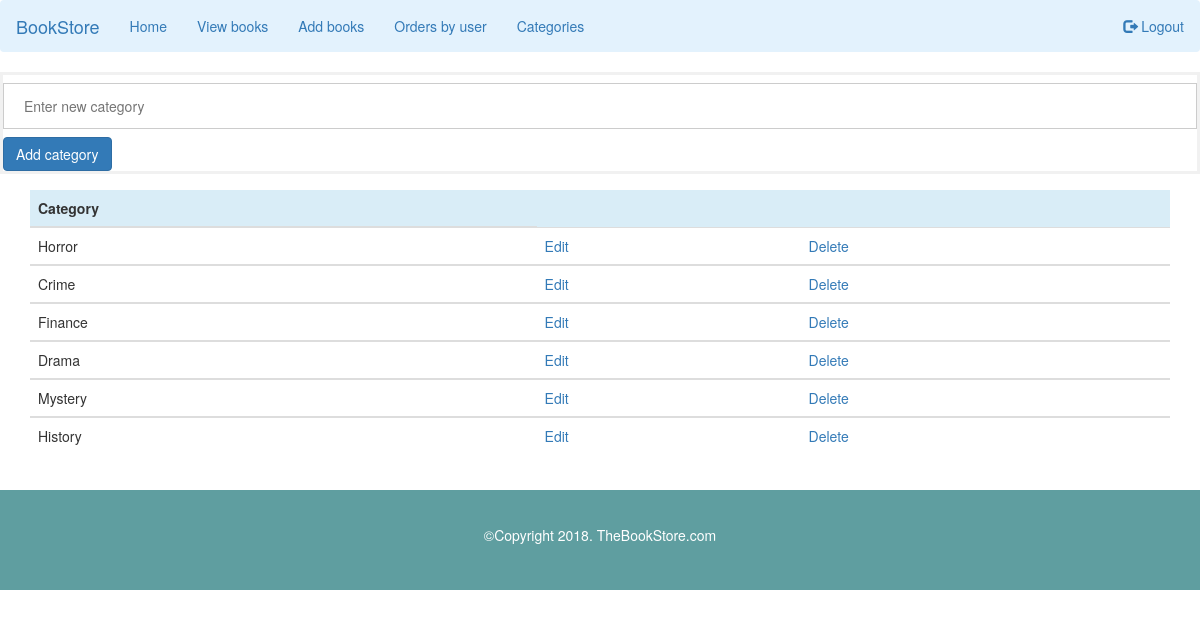
The page /add_cat.php (signed in) on the database its author committed.
### tables this page shows
CREATE TABLE `categories` (
  `cat_id` int(11) NOT NULL,
  `book_category` varchar(255) NOT NULL
);

### add_cat.php (the view, shortened to what this page needs)
<?php
	if (isset($_SESSION['user_id'])) {
		include 'nav_admin.php';
	} else{
    header("Location: index.php");
		}
?>
<form action="" method="POST">
  <input type="text" placeholder="Enter new category" name="category" size="15" required></br>
	<input type="submit" name="add" value=" Add category  " class="btn btn-primary">
</form>
		</div> <?php
	require('db.php');
	$sqlb = "SELECT * FROM categories";
	$resultb = $conn->query($sqlb);
	echo "<div class='container'>";
	echo "<table class='table table-hover'>";
	echo " <thead><tr class='info'><th>Category<td></td><td></td></thead>";
	while($row = $resultb->fetch_assoc()) {
		echo "<tbody><tr><td>".$row['book_category']."</td>";
		$cid = $row['cat_id'];
		echo "<td><a href='edit_cat.php?cid=$cid'role='button'>Edit</a></td><td><a href='delete_cat.php?cid=$cid'>Delete</a></td></tr></tbody>";
	}
	echo "</table>";
	echo "</div>";
	include 'footer.php';
?>

### resources/styles.css (style rules this page uses)
body { font-family: Arial, Helvetica, sans-serif; }
form { border: 3px solid #f1f1f1; }
input[type=text], input[type=password] { width: 100%; padding: 12px 20px; margin: 8px 0; display: inline-block; border: 1px solid #ccc; box-sizing: border-box; }
.container { padding: 16px; }

### rows shown on the page
categories: book_category "Horror"
categories: book_category "Crime"
categories: book_category "Finance"
categories: book_category "Drama"
categories: book_category "Mystery"
categories: book_category "History"
